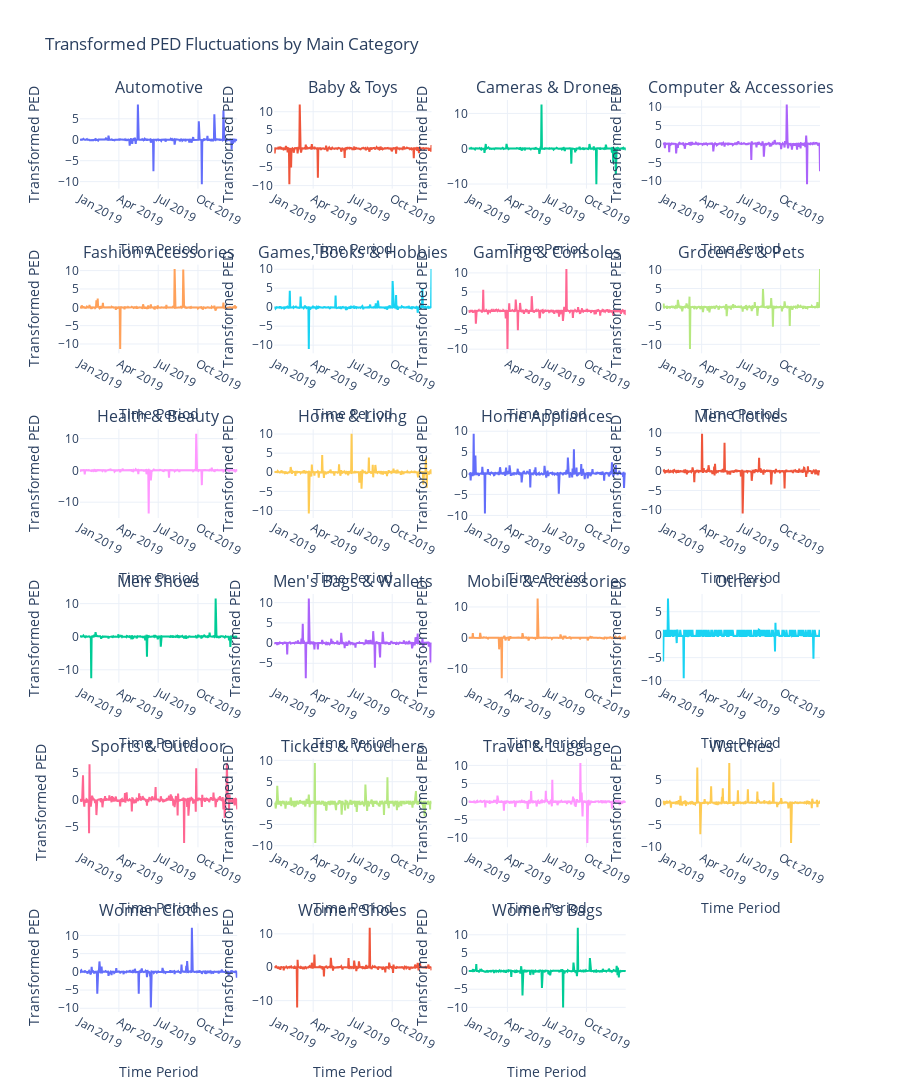

Write notebook code for a chart like this one.
### Code cell
from sklearn.preprocessing import PowerTransformer
import plotly.graph_objects as go
import plotly.subplots as sp
import plotly.express as px
import pandas as pd
import numpy as np

def transform_ped(data, category_column):
    """
    Transforms the PED (Price Elasticity of Demand) for each unique value in a specified category column.
    
    Parameters:
        data (pd.DataFrame): DataFrame containing the PED data with columns 'time_period' and 'PED'.
        category_column (str): The name of the column to group by (e.g., 'main_category' or 'sub_category').
    
    Returns:
        pd.DataFrame: DataFrame with the transformed PED values for each category.
    """
    power_transformer = PowerTransformer(method='yeo-johnson')
    transformed_data = pd.DataFrame()
    categories = data[category_column].unique()

    for category in categories:
        category_data = data[data[category_column] == category].copy()
        
        if category_data['PED'].notna().sum() > 0:
            ped_values = category_data['PED'].replace(np.nan, 0).values.reshape(-1, 1)
            transformed_ped = power_transformer.fit_transform(ped_values).flatten()
            category_data['transformed_PED'] = transformed_ped
        else:
            category_data['transformed_PED'] = np.nan
        
        transformed_data = pd.concat([transformed_data, category_data])

    return transformed_data

def plot_transformed_ped(transformed_data, category_column, title="Transformed PED Fluctuations"):
    """
    Plots the transformed PED fluctuations for each unique value in a specified category column.
    
    Parameters:
        transformed_data (pd.DataFrame): DataFrame containing transformed PED data with 'time_period' and 'transformed_PED'.
        category_column (str): The name of the column to group by (e.g., 'main_category' or 'sub_category').
        title (str): The title of the plot.
    """
    categories = transformed_data[category_column].unique()
    n_cols = 4
    n_rows = (len(categories) + n_cols - 1) // n_cols
    fig = sp.make_subplots(rows=n_rows, cols=n_cols, subplot_titles=categories)

    for idx, category in enumerate(categories):
        row = (idx // n_cols) + 1
        col = (idx % n_cols) + 1
        category_data = transformed_data[transformed_data[category_column] == category]
        
        fig.add_trace(
            go.Scatter(
                x=category_data['time_period'],
                y=category_data['transformed_PED'],
                mode='lines',
                name=category,
                line=dict(color=px.colors.qualitative.Plotly[idx % len(px.colors.qualitative.Plotly)])
            ),
            row=row, col=col
        )

        fig.update_xaxes(title_text="Time Period", row=row, col=col)
        fig.update_yaxes(title_text="Transformed PED", row=row, col=col)

    fig.update_layout(
        title=title,
        height=300 * n_rows,
        showlegend=False,
        template="plotly_white"
    )
    fig.show()

# Example usage:
# Transform PED for main category
transformed_main_category = transform_ped(ped_main_category, 'main_category')
plot_transformed_ped(transformed_main_category, 'main_category', title="Transformed PED Fluctuations by Main Category")

# Transform PED for sub category
transformed_sub_category = transform_ped(ped_sub_category, 'sub_category')
# plot_transformed_ped(transformed_sub_category, 'sub_category', title="Transformed PED Fluctuations by Sub Category")

### Figure 1 — Plotly figure (JSON) as saved in the notebook; plotly's stock layout.template omitted (floating-point values rounded to 4 significant figures; data arrays with more than 128 entries replaced by an {"elided": "..."} marker saying what was removed)
{"data": [{"line": {"color": "#636EFA"}, "mode": "lines", "name": "Automotive", "type": "scatter", "x": {"elided": "365 str values"}, "xaxis": "x", "y": {"elided": "365 float values"}, "yaxis": "y"}, {"line": {"color": "#EF553B"}, "mode": "lines", "name": "Baby & Toys", "type": "scatter", "x": {"elided": "365 str values"}, "xaxis": "x2", "y": {"elided": "365 float values"}, "yaxis": "y2"}, {"line": {"color": "#00CC96"}, "mode": "lines", "name": "Cameras & Drones", "type": "scatter", "x": {"elided": "365 str values"}, "xaxis": "x3", "y": {"elided": "365 float values"}, "yaxis": "y3"}, {"line": {"color": "#AB63FA"}, "mode": "lines", "name": "Computer & Accessories", "type": "scatter", "x": {"elided": "365 str values"}, "xaxis": "x4", "y": {"elided": "365 float values"}, "yaxis": "y4"}, {"line": {"color": "#FFA15A"}, "mode": "lines", "name": "Fashion Accessories", "type": "scatter", "x": {"elided": "365 str values"}, "xaxis": "x5", "y": {"elided": "365 float values"}, "yaxis": "y5"}, {"line": {"color": "#19D3F3"}, "mode": "lines", "name": "Games, Books & Hobbies", "type": "scatter", "x": {"elided": "365 str values"}, "xaxis": "x6", "y": {"elided": "365 float values"}, "yaxis": "y6"}, {"line": {"color": "#FF6692"}, "mode": "lines", "name": "Gaming & Consoles", "type": "scatter", "x": {"elided": "364 str values"}, "xaxis": "x7", "y": {"elided": "364 float values"}, "yaxis": "y7"}, {"line": {"color": "#B6E880"}, "mode": "lines", "name": "Groceries & Pets", "type": "scatter", "x": {"elided": "365 str values"}, "xaxis": "x8", "y": {"elided": "365 float values"}, "yaxis": "y8"}, {"line": {"color": "#FF97FF"}, "mode": "lines", "name": "Health & Beauty", "type": "scatter", "x": {"elided": "365 str values"}, "xaxis": "x9", "y": {"elided": "365 float values"}, "yaxis": "y9"}, {"line": {"color": "#FECB52"}, "mode": "lines", "name": "Home & Living", "type": "scatter", "x": {"elided": "365 str values"}, "xaxis": "x10", "y": {"elided": "365 float values"}, "yaxis": "y10"}, {"line": {"color": "#636EFA"}, "mode": "lines", "name": "Home Appliances", "type": "scatter", "x": {"elided": "365 str values"}, "xaxis": "x11", "y": {"elided": "365 float values"}, "yaxis": "y11"}, {"line": {"color": "#EF553B"}, "mode": "lines", "name": "Men Clothes", "type": "scatter", "x": {"elided": "365 str values"}, "xaxis": "x12", "y": {"elided": "365 float values"}, "yaxis": "y12"}, {"line": {"color": "#00CC96"}, "mode": "lines", "name": "Men Shoes", "type": "scatter", "x": {"elided": "365 str values"}, "xaxis": "x13", "y": {"elided": "365 float values"}, "yaxis": "y13"}, {"line": {"color": "#AB63FA"}, "mode": "lines", "name": "Men's Bags & Wallets", "type": "scatter", "x": {"elided": "365 str values"}, "xaxis": "x14", "y": {"elided": "365 float values"}, "yaxis": "y14"}, {"line": {"color": "#FFA15A"}, "mode": "lines", "name": "Mobile & Accessories", "type": "scatter", "x": {"elided": "365 str values"}, "xaxis": "x15", "y": {"elided": "365 float values"}, "yaxis": "y15"}, {"line": {"color": "#19D3F3"}, "mode": "lines", "name": "Others", "type": "scatter", "x": {"elided": "361 str values"}, "xaxis": "x16", "y": {"elided": "361 float values"}, "yaxis": "y16"}, {"line": {"color": "#FF6692"}, "mode": "lines", "name": "Sports & Outdoor", "type": "scatter", "x": {"elided": "365 str values"}, "xaxis": "x17", "y": {"elided": "365 float values"}, "yaxis": "y17"}, {"line": {"color": "#B6E880"}, "mode": "lines", "name": "Tickets & Vouchers", "type": "scatter", "x": {"elided": "365 str values"}, "xaxis": "x18", "y": {"elided": "365 float values"}, "yaxis": "y18"}, {"line": {"color": "#FF97FF"}, "mode": "lines", "name": "Travel & Luggage", "type": "scatter", "x": {"elided": "365 str values"}, "xaxis": "x19", "y": {"elided": "365 float values"}, "yaxis": "y19"}, {"line": {"color": "#FECB52"}, "mode": "lines", "name": "Watches", "type": "scatter", "x": {"elided": "365 str values"}, "xaxis": "x20", "y": {"elided": "365 float values"}, "yaxis": "y20"}, {"line": {"color": "#636EFA"}, "mode": "lines", "name": "Women Clothes", "type": "scatter", "x": {"elided": "365 str values"}, "xaxis": "x21", "y": {"elided": "365 float values"}, "yaxis": "y21"}, {"line": {"color": "#EF553B"}, "mode": "lines", "name": "Women Shoes", "type": "scatter", "x": {"elided": "365 str values"}, "xaxis": "x22", "y": {"elided": "365 float values"}, "yaxis": "y22"}, {"line": {"color": "#00CC96"}, "mode": "lines", "name": "Women's Bags", "type": "scatter", "x": {"elided": "365 str values"}, "xaxis": "x23", "y": {"elided": "365 float values"}, "yaxis": "y23"}], "layout": {"annotations": [{"font": {"size": 16}, "showarrow": false, "text": "Automotive", "x": 0.1062, "xanchor": "center", "xref": "paper", "y": 1.0, "yanchor": "bottom", "yref": "paper"}, {"font": {"size": 16}, "showarrow": false, "text": "Baby & Toys", "x": 0.3688, "xanchor": "center", "xref": "paper", "y": 1.0, "yanchor": "bottom", "yref": "paper"}, {"font": {"size": 16}, "showarrow": false, "text": "Cameras & Drones", "x": 0.6313, "xanchor": "center", "xref": "paper", "y": 1.0, "yanchor": "bottom", "yref": "paper"}, {"font": {"size": 16}, "showarrow": false, "text": "Computer & Accessories", "x": 0.8938, "xanchor": "center", "xref": "paper", "y": 1.0, "yanchor": "bottom", "yref": "paper"}, {"font": {"size": 16}, "showarrow": false, "text": "Fashion Accessories", "x": 0.1062, "xanchor": "center", "xref": "paper", "y": 0.8194, "yanchor": "bottom", "yref": "paper"}, {"font": {"size": 16}, "showarrow": false, "text": "Games, Books & Hobbies", "x": 0.3688, "xanchor": "center", "xref": "paper", "y": 0.8194, "yanchor": "bottom", "yref": "paper"}, {"font": {"size": 16}, "showarrow": false, "text": "Gaming & Consoles", "x": 0.6313, "xanchor": "center", "xref": "paper", "y": 0.8194, "yanchor": "bottom", "yref": "paper"}, {"font": {"size": 16}, "showarrow": false, "text": "Groceries & Pets", "x": 0.8938, "xanchor": "center", "xref": "paper", "y": 0.8194, "yanchor": "bottom", "yref": "paper"}, {"font": {"size": 16}, "showarrow": false, "text": "Health & Beauty", "x": 0.1062, "xanchor": "center", "xref": "paper", "y": 0.6389, "yanchor": "bottom", "yref": "paper"}, {"font": {"size": 16}, "showarrow": false, "text": "Home & Living", "x": 0.3688, "xanchor": "center", "xref": "paper", "y": 0.6389, "yanchor": "bottom", "yref": "paper"}, {"font": {"size": 16}, "showarrow": false, "text": "Home Appliances", "x": 0.6313, "xanchor": "center", "xref": "paper", "y": 0.6389, "yanchor": "bottom", "yref": "paper"}, {"font": {"size": 16}, "showarrow": false, "text": "Men Clothes", "x": 0.8938, "xanchor": "center", "xref": "paper", "y": 0.6389, "yanchor": "bottom", "yref": "paper"}, {"font": {"size": 16}, "showarrow": false, "text": "Men Shoes", "x": 0.1062, "xanchor": "center", "xref": "paper", "y": 0.4583, "yanchor": "bottom", "yref": "paper"}, {"font": {"size": 16}, "showarrow": false, "text": "Men's Bags & Wallets", "x": 0.3688, "xanchor": "center", "xref": "paper", "y": 0.4583, "yanchor": "bottom", "yref": "paper"}, {"font": {"size": 16}, "showarrow": false, "text": "Mobile & Accessories", "x": 0.6313, "xanchor": "center", "xref": "paper", "y": 0.4583, "yanchor": "bottom", "yref": "paper"}, {"font": {"size": 16}, "showarrow": false, "text": "Others", "x": 0.8938, "xanchor": "center", "xref": "paper", "y": 0.4583, "yanchor": "bottom", "yref": "paper"}, {"font": {"size": 16}, "showarrow": false, "text": "Sports & Outdoor", "x": 0.1062, "xanchor": "center", "xref": "paper", "y": 0.2778, "yanchor": "bottom", "yref": "paper"}, {"font": {"size": 16}, "showarrow": false, "text": "Tickets & Vouchers", "x": 0.3688, "xanchor": "center", "xref": "paper", "y": 0.2778, "yanchor": "bottom", "yref": "paper"}, {"font": {"size": 16}, "showarrow": false, "text": "Travel & Luggage", "x": 0.6313, "xanchor": "center", "xref": "paper", "y": 0.2778, "yanchor": "bottom", "yref": "paper"}, {"font": {"size": 16}, "showarrow": false, "text": "Watches", "x": 0.8938, "xanchor": "center", "xref": "paper", "y": 0.2778, "yanchor": "bottom", "yref": "paper"}, {"font": {"size": 16}, "showarrow": false, "text": "Women Clothes", "x": 0.1062, "xanchor": "center", "xref": "paper", "y": 0.09722, "yanchor": "bottom", "yref": "paper"}, {"font": {"size": 16}, "showarrow": false, "text": "Women Shoes", "x": 0.3688, "xanchor": "center", "xref": "paper", "y": 0.09722, "yanchor": "bottom", "yref": "paper"}, {"font": {"size": 16}, "showarrow": false, "text": "Women's Bags", "x": 0.6313, "xanchor": "center", "xref": "paper", "y": 0.09722, "yanchor": "bottom", "yref": "paper"}], "height": 1800, "showlegend": false, "title": {"text": "Transformed PED Fluctuations by Main Category"}, "xaxis": {"anchor": "y", "domain": [0, 0.2125], "title": {"text": "Time Period"}}, "xaxis10": {"anchor": "y10", "domain": [0.2625, 0.475], "title": {"text": "Time Period"}}, "xaxis11": {"anchor": "y11", "domain": [0.525, 0.7375], "title": {"text": "Time Period"}}, "xaxis12": {"anchor": "y12", "domain": [0.7875, 1], "title": {"text": "Time Period"}}, "xaxis13": {"anchor": "y13", "domain": [0, 0.2125], "title": {"text": "Time Period"}}, "xaxis14": {"anchor": "y14", "domain": [0.2625, 0.475], "title": {"text": "Time Period"}}, "xaxis15": {"anchor": "y15", "domain": [0.525, 0.7375], "title": {"text": "Time Period"}}, "xaxis16": {"anchor": "y16", "domain": [0.7875, 1], "title": {"text": "Time Period"}}, "xaxis17": {"anchor": "y17", "domain": [0, 0.2125], "title": {"text": "Time Period"}}, "xaxis18": {"anchor": "y18", "domain": [0.2625, 0.475], "title": {"text": "Time Period"}}, "xaxis19": {"anchor": "y19", "domain": [0.525, 0.7375], "title": {"text": "Time Period"}}, "xaxis2": {"anchor": "y2", "domain": [0.2625, 0.475], "title": {"text": "Time Period"}}, "xaxis20": {"anchor": "y20", "domain": [0.7875, 1], "title": {"text": "Time Period"}}, "xaxis21": {"anchor": "y21", "domain": [0, 0.2125], "title": {"text": "Time Period"}}, "xaxis22": {"anchor": "y22", "domain": [0.2625, 0.475], "title": {"text": "Time Period"}}, "xaxis23": {"anchor": "y23", "domain": [0.525, 0.7375], "title": {"text": "Time Period"}}, "xaxis24": {"anchor": "y24", "domain": [0.7875, 1]}, "xaxis3": {"anchor": "y3", "domain": [0.525, 0.7375], "title": {"text": "Time Period"}}, "xaxis4": {"anchor": "y4", "domain": [0.7875, 1], "title": {"text": "Time Period"}}, "xaxis5": {"anchor": "y5", "domain": [0, 0.2125], "title": {"text": "Time Period"}}, "xaxis6": {"anchor": "y6", "domain": [0.2625, 0.475], "title": {"text": "Time Period"}}, "xaxis7": {"anchor": "y7", "domain": [0.525, 0.7375], "title": {"text": "Time Period"}}, "xaxis8": {"anchor": "y8", "domain": [0.7875, 1], "title": {"text": "Time Period"}}, "xaxis9": {"anchor": "y9", "domain": [0, 0.2125], "title": {"text": "Time Period"}}, "yaxis": {"anchor": "x", "domain": [0.9028, 1.0], "title": {"text": "Transformed PED"}}, "yaxis10": {"anchor": "x10", "domain": [0.5417, 0.6389], "title": {"text": "Transformed PED"}}, "yaxis11": {"anchor": "x11", "domain": [0.5417, 0.6389], "title": {"text": "Transformed PED"}}, "yaxis12": {"anchor": "x12", "domain": [0.5417, 0.6389], "title": {"text": "Transformed PED"}}, "yaxis13": {"anchor": "x13", "domain": [0.3611, 0.4583], "title": {"text": "Transformed PED"}}, "yaxis14": {"anchor": "x14", "domain": [0.3611, 0.4583], "title": {"text": "Transformed PED"}}, "yaxis15": {"anchor": "x15", "domain": [0.3611, 0.4583], "title": {"text": "Transformed PED"}}, "yaxis16": {"anchor": "x16", "domain": [0.3611, 0.4583], "title": {"text": "Transformed PED"}}, "yaxis17": {"anchor": "x17", "domain": [0.1806, 0.2778], "title": {"text": "Transformed PED"}}, "yaxis18": {"anchor": "x18", "domain": [0.1806, 0.2778], "title": {"text": "Transformed PED"}}, "yaxis19": {"anchor": "x19", "domain": [0.1806, 0.2778], "title": {"text": "Transformed PED"}}, "yaxis2": {"anchor": "x2", "domain": [0.9028, 1.0], "title": {"text": "Transformed PED"}}, "yaxis20": {"anchor": "x20", "domain": [0.1806, 0.2778], "title": {"text": "Transformed PED"}}, "yaxis21": {"anchor": "x21", "domain": [0, 0.09722], "title": {"text": "Transformed PED"}}, "yaxis22": {"anchor": "x22", "domain": [0, 0.09722], "title": {"text": "Transformed PED"}}, "yaxis23": {"anchor": "x23", "domain": [0, 0.09722], "title": {"text": "Transformed PED"}}, "yaxis24": {"anchor": "x24", "domain": [0, 0.09722]}, "yaxis3": {"anchor": "x3", "domain": [0.9028, 1.0], "title": {"text": "Transformed PED"}}, "yaxis4": {"anchor": "x4", "domain": [0.9028, 1.0], "title": {"text": "Transformed PED"}}, "yaxis5": {"anchor": "x5", "domain": [0.7222, 0.8194], "title": {"text": "Transformed PED"}}, "yaxis6": {"anchor": "x6", "domain": [0.7222, 0.8194], "title": {"text": "Transformed PED"}}, "yaxis7": {"anchor": "x7", "domain": [0.7222, 0.8194], "title": {"text": "Transformed PED"}}, "yaxis8": {"anchor": "x8", "domain": [0.7222, 0.8194], "title": {"text": "Transformed PED"}}, "yaxis9": {"anchor": "x9", "domain": [0.5417, 0.6389], "title": {"text": "Transformed PED"}}}}
